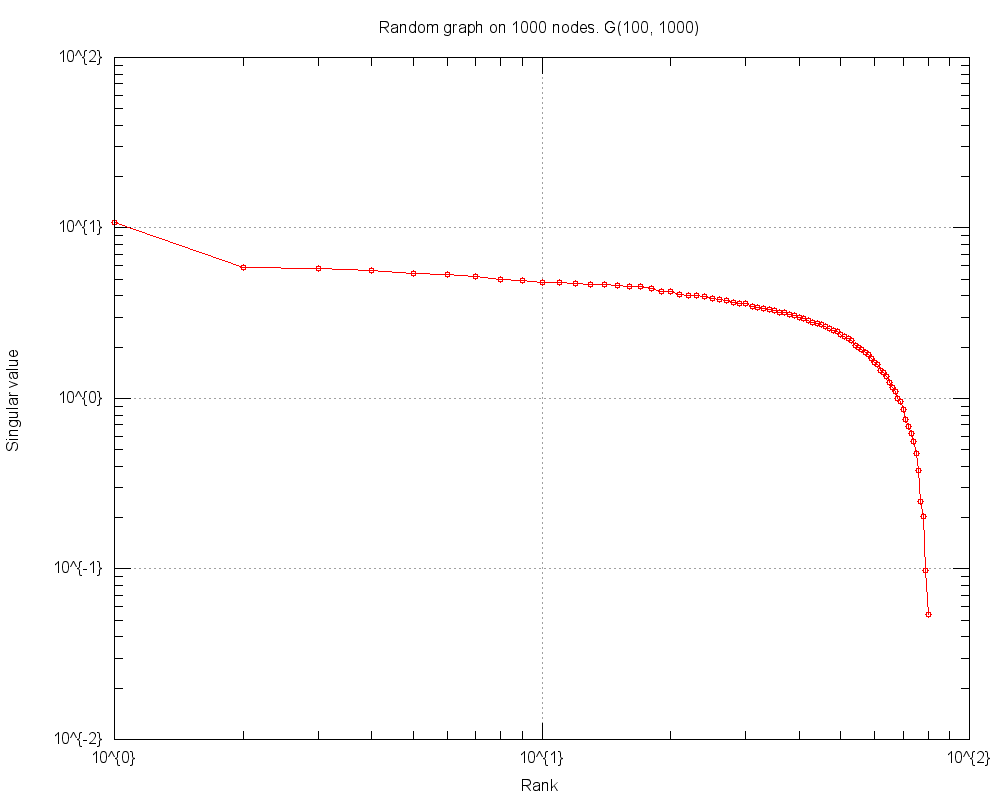

Write gnuplot code to recreate this figure.
#
# Random graph on 1000 nodes. G(100, 1000) (Thu Mar 20 17:42:13 2014)
#

set title "Random graph on 1000 nodes. G(100, 1000)"
set key bottom right
set logscale xy 10
set format x "10^{%L}"
set mxtics 10
set format y "10^{%L}"
set mytics 10
set grid
set xlabel "Rank"
set ylabel "Singular value"
set tics scale 2
set terminal png size 1000,800
set output 'sval.RndGraph.png'
plot 	"sval.RndGraph.tab" using 1:2 title "" with linespoints pt 6
